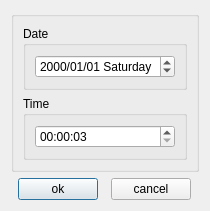
<?xml version="1.0" encoding="UTF-8"?>
<ui version="4.0">
 <class>dlgSetSystemTime</class>
 <widget class="QDialog" name="dlgSetSystemTime">
  <property name="geometry">
   <rect>
    <x>0</x>
    <y>0</y>
    <width>188</width>
    <height>179</height>
   </rect>
  </property>
  <property name="maximumSize">
   <size>
    <width>188</width>
    <height>179</height>
   </size>
  </property>
  <property name="windowTitle">
   <string>Dialog</string>
  </property>
  <layout class="QGridLayout" name="gridLayout" rowstretch="4,1">
   <item row="0" column="0">
    <widget class="QGroupBox" name="groupBox">
     <property name="title">
      <string/>
     </property>
     <layout class="QVBoxLayout" name="verticalLayout">
      <item>
       <widget class="QGroupBox" name="groupBox_2">
        <property name="title">
         <string>Date</string>
        </property>
        <layout class="QGridLayout" name="gridLayout_2">
         <item row="0" column="0">
          <widget class="QDateEdit" name="dateEdit">
           <property name="displayFormat">
            <string>yyyy/MM/dd dddd</string>
           </property>
          </widget>
         </item>
        </layout>
       </widget>
      </item>
      <item>
       <widget class="QGroupBox" name="groupBox_3">
        <property name="title">
         <string>Time</string>
        </property>
        <layout class="QGridLayout" name="gridLayout_3">
         <item row="0" column="0">
          <widget class="QTimeEdit" name="timeEdit">
           <property name="displayFormat">
            <string>HH:mm:ss</string>
           </property>
           <property name="calendarPopup">
            <bool>false</bool>
           </property>
           <property name="time">
            <time>
             <hour>0</hour>
             <minute>0</minute>
             <second>3</second>
            </time>
           </property>
          </widget>
         </item>
        </layout>
       </widget>
      </item>
     </layout>
    </widget>
   </item>
   <item row="1" column="0">
    <layout class="QHBoxLayout" name="horizontalLayout">
     <item>
      <widget class="QPushButton" name="ok_button">
       <property name="sizePolicy">
        <sizepolicy hsizetype="Fixed" vsizetype="Fixed">
         <horstretch>0</horstretch>
         <verstretch>0</verstretch>
        </sizepolicy>
       </property>
       <property name="text">
        <string>ok</string>
       </property>
      </widget>
     </item>
     <item>
      <widget class="QPushButton" name="cancel_button">
       <property name="sizePolicy">
        <sizepolicy hsizetype="Fixed" vsizetype="Fixed">
         <horstretch>0</horstretch>
         <verstretch>0</verstretch>
        </sizepolicy>
       </property>
       <property name="text">
        <string>cancel</string>
       </property>
      </widget>
     </item>
    </layout>
   </item>
  </layout>
 </widget>
 <resources/>
 <connections/>
</ui>
